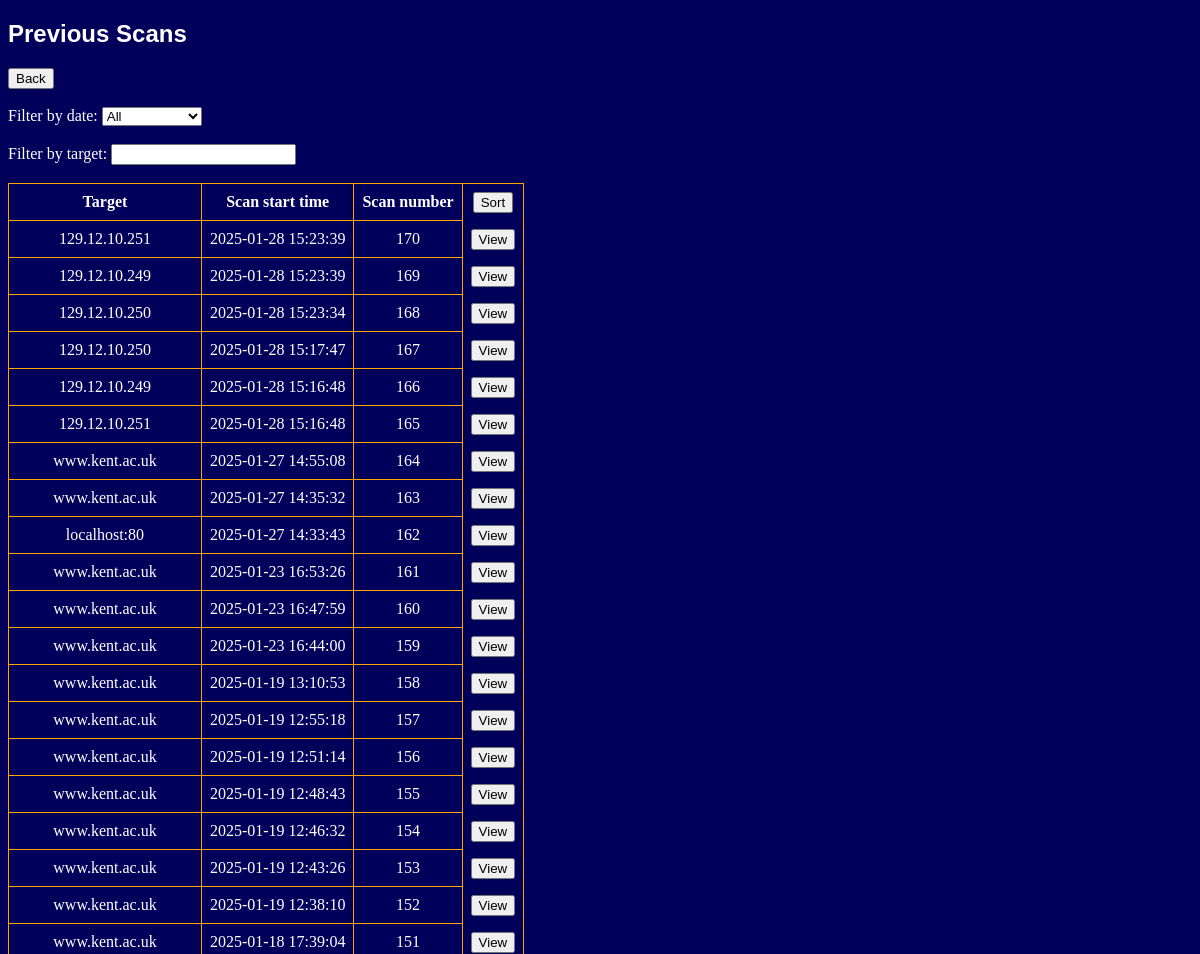
/previous-scans (upper part), run on an earlier commit of the app's database.
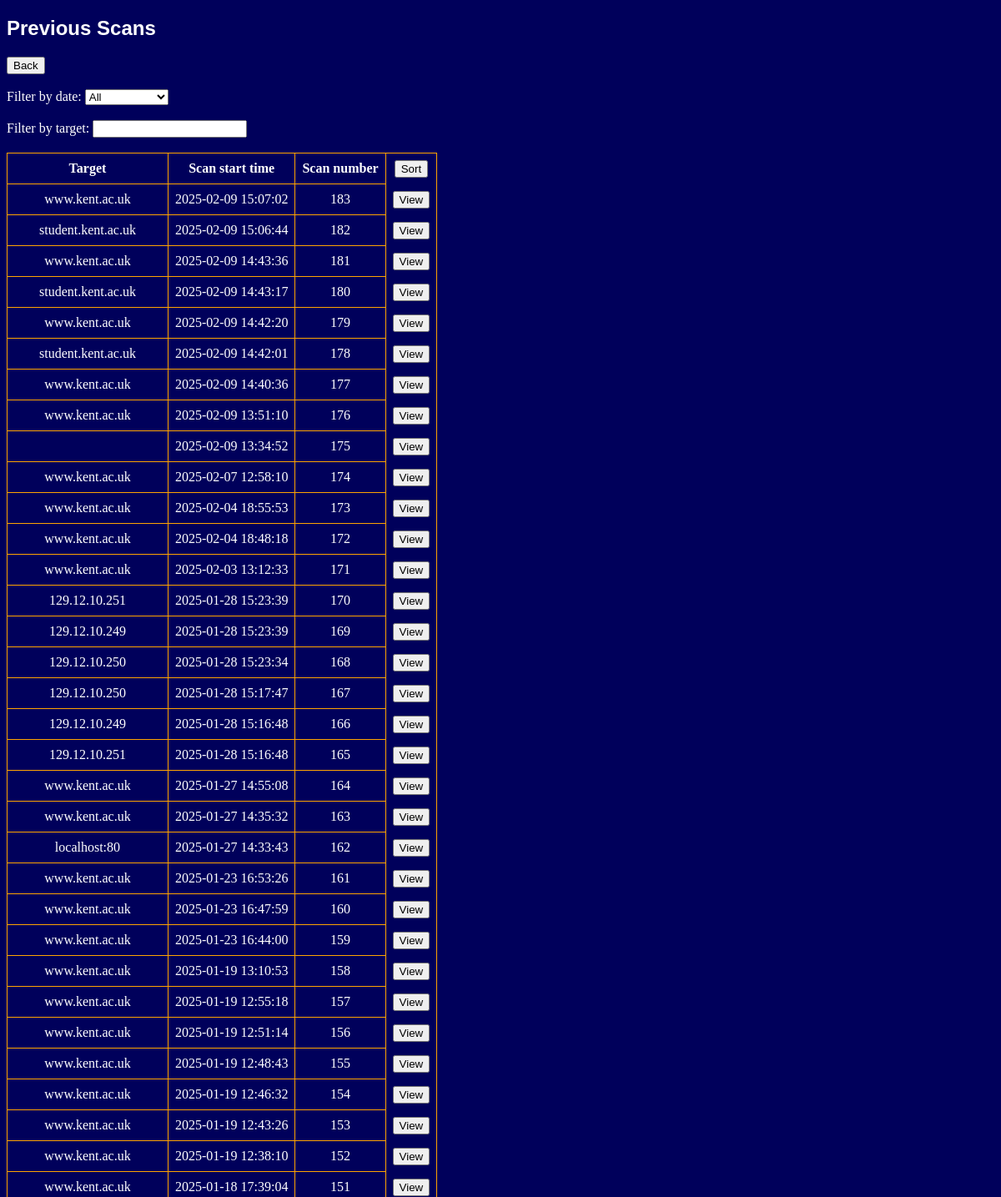
And on a later commit of the database.
### tables this page shows
CREATE TABLE "scan_results"
(
    target           TEXT not null,
    host_output      TEXT,
    nmap_output      TEXT,
    smbclient_output TEXT,
    ftp_result       TEXT,
    screenshot       TEXT,
    robots_output    TEXT,
    scan_start_time  TIMESTAMP default CURRENT_TIMESTAMP,
    ai_advice        TEXT,
    scan_num         integer
        constraint scan_results_pk
            primary key autoincrement,
    subdomains_found TEXT,
    dns_recon_output TEXT,
    webpages_found   TEXT,
    wpscan_output    TEXT
);

### flaskr/__init__.py (the view)
    @app.route('/previous-scans', methods=['GET'])
    def previous_scans() -> str:
        db = get_db()
        scan_results = db.execute("SELECT * FROM scan_results").fetchall()
        results = [dict(row) for row in scan_results]
        return render_template('previous_scans.html', scan_results=results)

### flaskr/db.py (called while the page is built)
def get_db() -> sqlite3.Connection:
    g.db = sqlite3.connect(
        current_app.config['DATABASE'],
        detect_types=sqlite3.PARSE_DECLTYPES
    )
    g.db.row_factory = sqlite3.Row
    return g.db

### flaskr/templates/previous_scans.html (shortened to what this page needs)
<!DOCTYPE html>
<html lang="en">
<head>
    <link rel="stylesheet" href="../static/style/basic_style.css">
</head>
<body>
<h2>Previous Scans</h2>
<button onclick="window.location.href='/'">Back</button><br><br>
<label for="filter">Filter by date:</label>
<select id="filter" onchange="filterscan_results()">
    <option value="all">All</option>
</select><br><br>
<label for="targetFilter">Filter by target:</label>
<input type="text" id="targetFilter" oninput="filterscan_results()"><br><br>
<table border="1" id="scansTable">
    <thead>
    <tr>
        <th>Target</th>
        <th>Scan start time</th>
        <th>Scan number</th>
        <th class="button-cell" style="border: none">
            <button id="sortButton" onclick="toggleSort()">Sort</button>
        </th>
    </tr>
    </thead>
    <tbody>
    {% for result in scan_results %}
    <tr>
        <td>{{ result['target'] }}</td>
        <td>{{ result['scan_start_time'] }}</td>
        <td>{{ result['scan_num'] }}</td>
        <td class="button-cell">
            <form action="{{ url_for('view_single_previous_scan') }}" method="post">
                <button type="submit">View</button>
            </form>
        </td>
    </tr>
    {% endfor %}
    </tbody>
</table>
</body>
</html>

### flaskr/static/style/basic_style.css (style rules this page uses)
input[type='file'], #files-list, h2, h3, h4, p { color: white; font-family: "Aeonik Pro", sans-serif; }
body { background-color: #00005B; }
table { border-collapse: collapse; border-color: #FFA400; }
th, td { padding: 8px; text-align: center; border-color: #FFA400; color: white; }
label { color: white; }
.button-cell { border: none; }

What changed in the data, as far as the page shows it:
added scan_results: target "www.kent.ac.uk", scan_start_time "2025-02-03 13:12:33", scan_num "171"
added scan_results: target "www.kent.ac.uk", scan_start_time "2025-02-04 18:48:18", scan_num "172"
added scan_results: target "www.kent.ac.uk", scan_start_time "2025-02-04 18:55:53", scan_num "173"
added scan_results: target "www.kent.ac.uk", scan_start_time "2025-02-07 12:58:10", scan_num "174"
added scan_results: scan_start_time "2025-02-09 13:34:52", scan_num "175"
added scan_results: target "www.kent.ac.uk", scan_start_time "2025-02-09 13:51:10", scan_num "176"
added scan_results: target "www.kent.ac.uk", scan_start_time "2025-02-09 14:40:36", scan_num "177"
added scan_results: target "student.kent.ac.uk", scan_start_time "2025-02-09 14:42:01", scan_num "178"
added scan_results: target "www.kent.ac.uk", scan_start_time "2025-02-09 14:42:20", scan_num "179"
added scan_results: target "student.kent.ac.uk", scan_start_time "2025-02-09 14:43:17", scan_num "180"
added scan_results: target "www.kent.ac.uk", scan_start_time "2025-02-09 14:43:36", scan_num "181"
added scan_results: target "student.kent.ac.uk", scan_start_time "2025-02-09 15:06:44", scan_num "182"
added scan_results: target "www.kent.ac.uk", scan_start_time "2025-02-09 15:07:02", scan_num "183"
